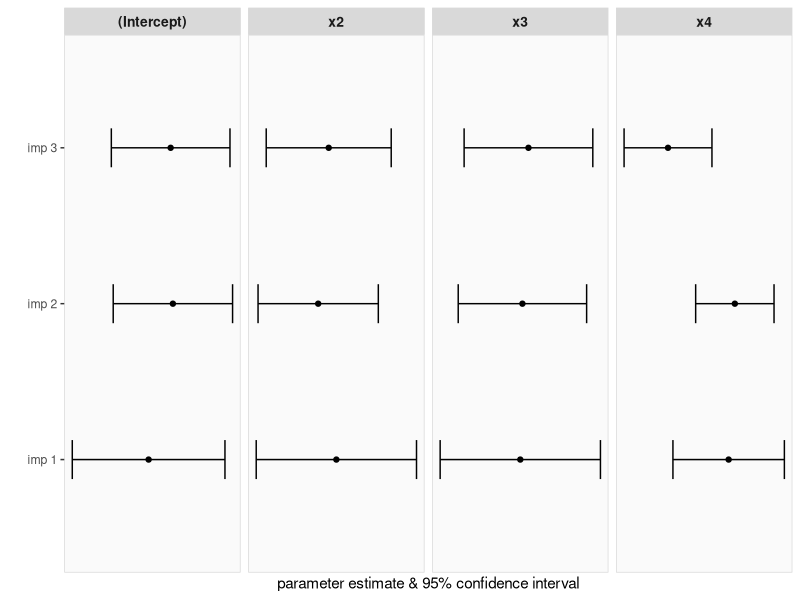
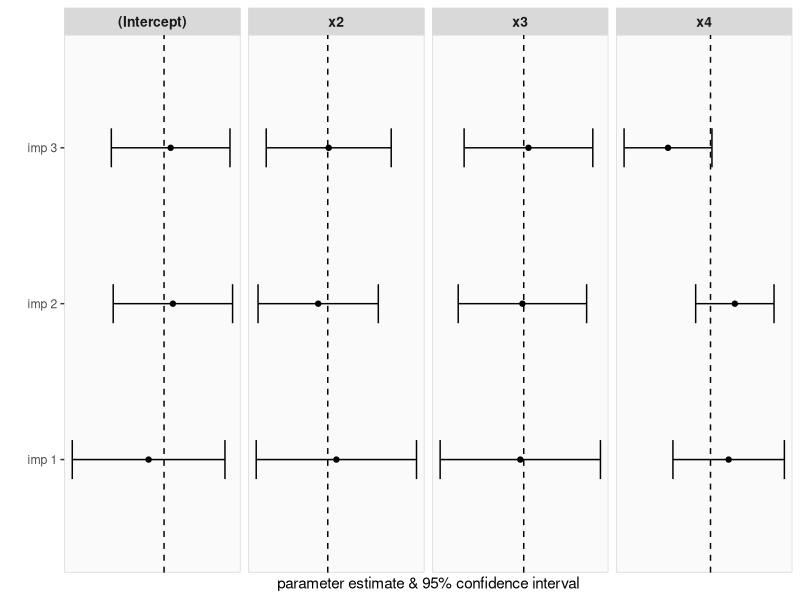
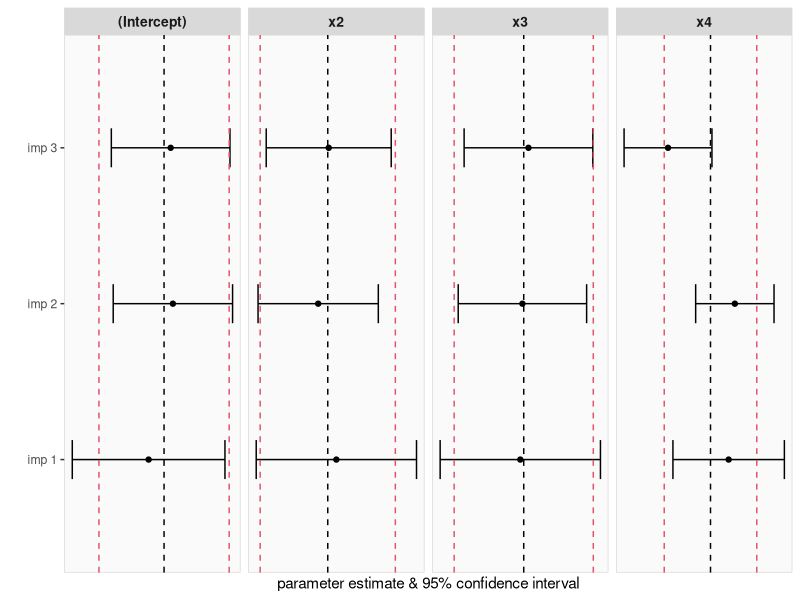
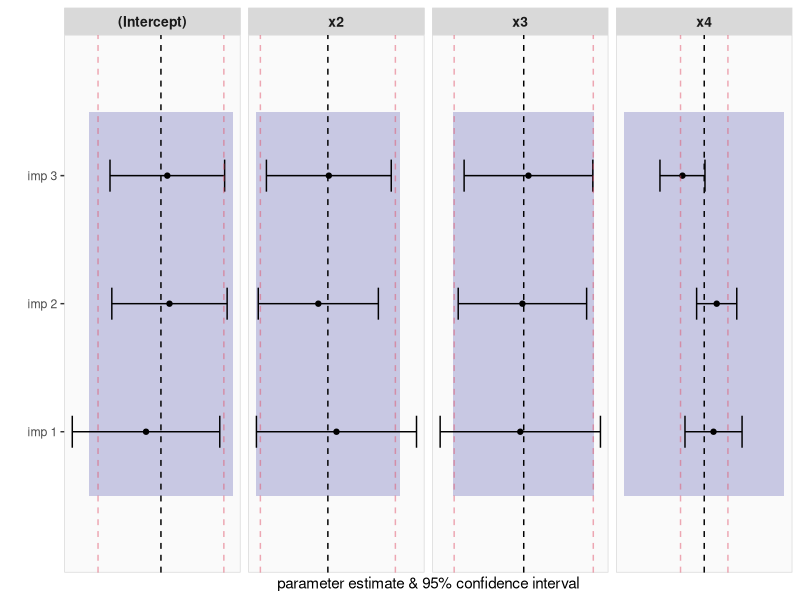

Generate these figures, in order, with R:
projdir <- gsub("/Slides", "", getwd())


library(mice)
library(ggplot2)
library(plyr)


set.seed(123)
N <- 100
p <- 4
m <- 3

S <- diag(c(0.5, 5, 1, 1))
s <- c(0.7, -0.5, 0.15, 0.15, 0.1, 0.2)
S[upper.tri(S)] <- s
S[lower.tri(S)] <- s

X <- MASS::mvrnorm(n = N,
                   mu = c(0.2, 12, 3, 0.2),
                   Sigma = S)
colnames(X) <- paste0("x", 1:4)

DF_orig <- as.data.frame(cbind(id = 1:N, X))
DF_orig$id <- as.integer(DF_orig$id)

p1 <- rbinom(n = nrow(DF_orig), size = 1, prob = plogis(-5 + 2*DF_orig$x3))
p2 <- rbinom(n = nrow(DF_orig), size = 1, prob = plogis(4 - DF_orig$x3))
p3 <- rbinom(n = nrow(DF_orig), size = 1, prob = plogis(4 - DF_orig$x3))

p1[1:3] <- c(0, 1, 0)
p2[1:3] <- c(1, 0, 1)
p3[1:3] <- c(1, 0, 0)

DF_orig[p1 == 0, "x2"] <- NA
DF_orig[p2 == 0, "x3"] <- NA
DF_orig[p3 == 0, "x4"] <- NA

imp <- mice(DF_orig, m = m)
# round(complete(imp, 1)[1:3, ], 1)
res <- with(imp, lm(x1 ~ x2 + x3 + x4))

for (i in 1:3) {
  subres <- round(summary(res$analyses[[i]])$coef[,1:2], 2)
  pr <- paste0(paste0("$\\beta_", 0:3, "$"), " & ",
               apply(subres, 1, function(x) {
                 paste0(sprintf("%.2f", x), collapse = " & ")}
                 ), collapse = "\\\\\n")
  
  assign(paste0("print", i), pr)
}


reslist <- lapply(seq_along(res$analyses),
                  function(i) {
                    x <- res$analyses[[i]]
                    a <- as.data.frame(cbind(coef(x), confint(x)))
                    names(a) <- c("coef", "lo", "hi")
                    a$imp <- i
                    a$var <- rownames(a)
                    a
                  })

poolDF <- do.call(rbind, reslist)

# poolcalc ----------------------------------------------------------------------
seDF <- do.call(rbind,
                lapply(seq_along(res$analyses), function(i){
                  ses <- as.data.frame(summary(res$analyses[[i]])$coef[, 2, drop = F])
                  ses$var <- rownames(ses)
                  ses$imp <- i
                  ses
                })
)
means <- ddply(poolDF, "var", summarize, coefmean = mean(coef))
ses <- ddply(seDF, "var", summarize, semean = mean(`Std. Error`))

CIs <- ddply(poolDF, "var", summarize, himean = mean(hi), lomean = mean(lo))

pooled <- as.data.frame(summary(pool(res), conf.int = TRUE)[, c("estimate", "2.5 %", "97.5 %")])
pooled$imp <- "pooled"
pooled$var <- rownames(reslist[[1]])




# poolplot1a ---------------------------------------------------------------------
ppool0 <- ggplot(poolDF, aes(x = coef, y = imp)) +
  geom_point() +
  geom_errorbarh(aes(xmin = lo, xmax = hi), height = 0.25) +
  facet_grid(~var, scales = 'free') +
  theme(strip.text = element_text(size = 10, face = "bold"),
        panel.background = element_rect(fill = grey(0.98), color = grey(0.85)),
        strip.background = element_rect(fill = grey(0.85), color = grey(0.85)),
        panel.grid = element_blank()) +
  scale_y_discrete(limits = c(1, 2, 3),
                   labels = c(paste("imp", 1:3))) +
  ylab("") +
  scale_x_continuous(breaks = NULL) +
  xlab("parameter estimate & 95% confidence interval")

ggsave(ppool0,
       file = file.path(projdir, 'Slides/graphics/Section03', 'poolplot1a.pdf'),
       width = 6, height = 1.5)


# poolplot1b ------------------------------------------------------------------
ppool1 <- ppool0 +
  geom_vline(data = ddply(poolDF, "var", summarize, coefmean = mean(coef)),
             aes(xintercept = coefmean), lty = 2)
ggsave(ppool1,
       file = file.path(projdir, 'Slides/graphics/Section03', 'poolplot1b.pdf'),
       width = 6, height = 1.5)

# poolplot1c -------------------------------------------------------------------
ppool2 <- ppool0 +
  geom_vline(data = ddply(poolDF, "var", summarize, coefmean = mean(coef)),
             aes(xintercept = coefmean), lty = 2) +
  geom_vline(data = CIs, aes(xintercept = himean), col = 2, lty = 2) +
  geom_vline(data = CIs, aes(xintercept = lomean), col = 2, lty = 2)

ggsave(ppool2,
       file = file.path(projdir, 'Slides/graphics/Section03', 'poolplot1c.pdf'),
       width = 6, height = 1.5)



# cis_final ---------------------------------------------------------------------
CIDF <- data.frame(
  x = rep(unlist(t(pooled[, 2:3])), each = 2),
  y = rep(c(0.5, 3.5)[c(1,2,2,1)], nrow(pooled)),
  var = rep(pooled$var, each = 4)
)

cis_final <- ggplot(poolDF, aes(x = coef, y = as.numeric(imp))) +
  geom_polygon(data = CIDF, aes(x = x, y = y), fill = "blue4", alpha = 0.2) +
  geom_point() +
  geom_errorbarh(aes(xmin = lo, xmax = hi), height = 0.25) +
  facet_grid(~var, scales = 'free') +
  theme(strip.text = element_text(size = 10, face = "bold"),
        panel.background = element_rect(fill = grey(0.98), color = grey(0.85)),
        strip.background = element_rect(fill = grey(0.85), color = grey(0.85)),
        panel.grid = element_blank()) +
  scale_y_discrete(limits = c(1, 2, 3),
                   labels = c(paste("imp", 1:3))) +
  ylab("") +
  scale_x_continuous(breaks = NULL) +
  xlab("parameter estimate & 95% confidence interval") +
  geom_vline(data = ddply(poolDF, "var", summarize, coefmean = mean(coef)),
             aes(xintercept = coefmean), lty = 2) +
  geom_vline(data = CIs, aes(xintercept = himean), col = 2, lty = 2, alpha = 0.5) +
  geom_vline(data = CIs, aes(xintercept = lomean), col = 2, lty = 2, alpha = 0.5)


ggsave(cis_final,
       file = file.path(projdir, 'Slides/graphics/Section03', 'cis_final.pdf'),
       width = 6, height = 1.5)






# m <- 3
# alpha = 0.05
# Q <- means[,2]
# B <- 1/(m - 1) * colSums(matrix(nrow = m, data = (poolDF[, 1] - rep(Q, m))^2, byrow = T))
# U <- ses[, 2]^2
# T <- U + B + B/m
# 
# r <- (B + B/m)/U
# 
# nu = (m - 1) * (1 + mic$r^{-1})^2
# 
# gamma = (r + 2/(nu+3))/(r+1)
# 
# Q + qt(alpha/2, df = nu) * T^{1/2}
# Q - qt(alpha/2, df = nu) * T^{1/2}
# 
# 1 - pf(Q^2/T, df1 = 1, df2 = nu)
